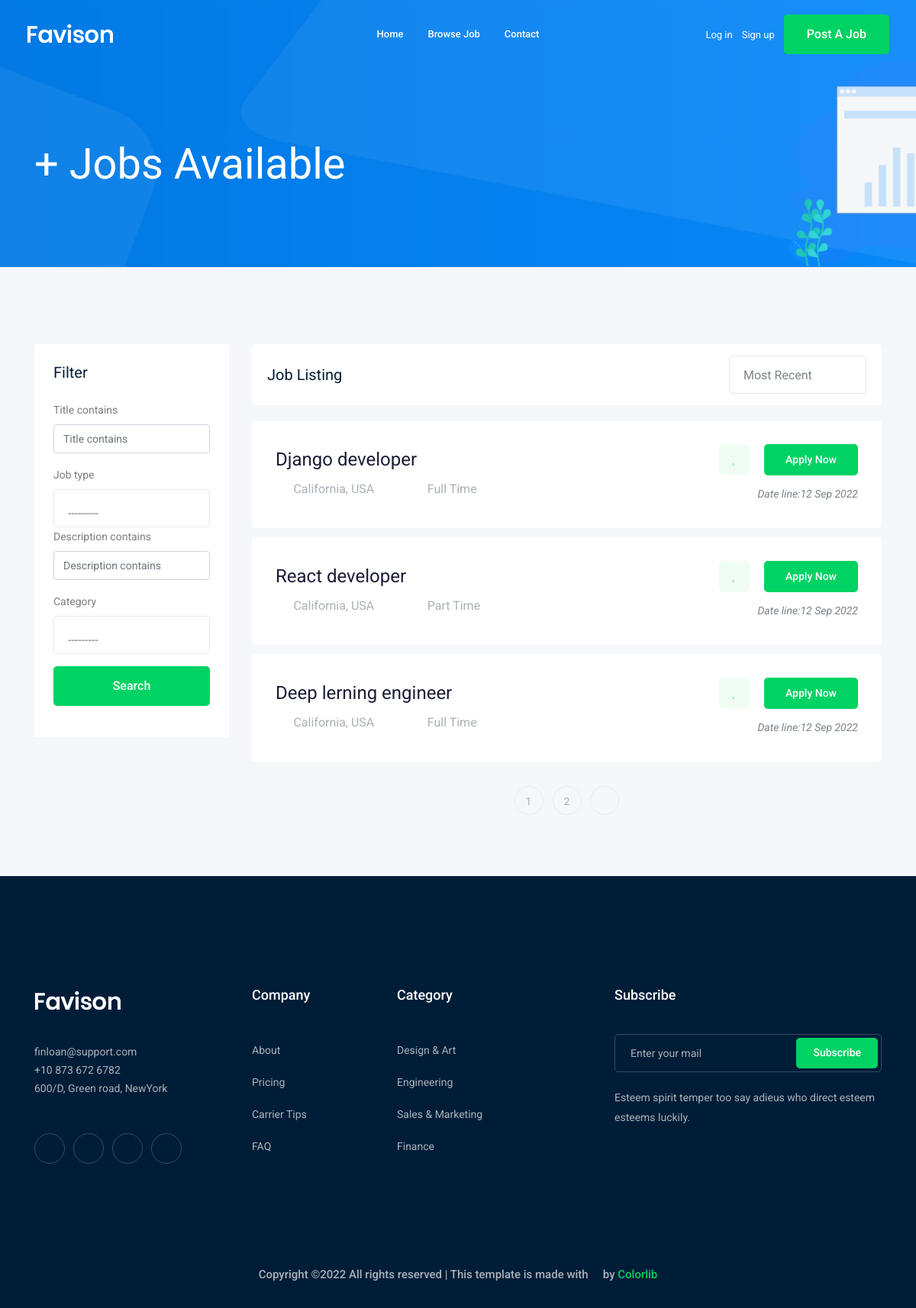
Screenshot of /jobs/ with the database file from the repository.
### job/models.py (models this page shows, shortened)
class Job(models.Model):
    JOB_TYPE =(
        ('Full Time','Full Time'),
        ('Part Time','Part Time')
    )
    owner = models.ForeignKey(User,related_name='owner',on_delete=models.CASCADE)
    title = models.CharField(max_length=100)
    job_type = models.CharField(max_length=15,choices=JOB_TYPE)
    description = models.TextField(max_length=1000)
    published_at = models.DateTimeField(auto_now=True)
    vacancy = models.IntegerField(default=1)
    salary = models.IntegerField(default=0)
    experience = models.IntegerField(default=1)
    category = models.ForeignKey('Category',on_delete=models.CASCADE)
    image = models.ImageField(upload_to =uploaded_images)
    slug = models.SlugField(blank=True,null=True)

### job/views.py (the view)
# urls.py: path('',views.job_list, name='job_list'),
def job_list(request):
    job_list = Job.objects.all()
    job_filter =JobFilter(request.GET,queryset=job_list)
    job_list = job_filter.qs
    paginator =Paginator(job_list,3) # this will show three item in the page
    page_number = request.GET.get('page')
    page_obj = paginator.get_page(page_number)
    context ={'jobs':page_obj,'job_filter':job_filter}
    return render(request,'job/job_list.html',context)

### job/models.py (called while the page is built)
    def __str__(self):
        return self.name

### job/templates/Job/job_list.html (shortened to what this page needs)
{% extends 'base.html' %}
{% load bootstrap4 %}
{% block body %}
    <div class="bradcam_area bradcam_bg_1">
        <div class="container">
            <div class="row">
                <div class="col-xl-12">
                    <div class="bradcam_text">
                        <h3>{{jobs.count}}+ Jobs Available</h3>
                    </div>
                </div>
            </div>
        </div>
    </div>
    <div class="job_listing_area plus_padding">
        <div class="container">
            <div class="row">
                <div class="col-lg-3">
                    <div class="job_filter white-bg">
                        <div class="form_inner white-bg">
                            <h3>Filter</h3>
                            <form >
                                {% bootstrap_form job_filter.form %}
                                <div class="reset_btn">
                                    <button  class="boxed-btn3 w-100 mt-3 mb-3" type="submit">Search</button>
                                </div>
                            </form>
                        </div>
                    </div>
                </div>
                <div class="col-lg-9">
                    <div class="recent_joblist_wrap">
                        <div class="recent_joblist white-bg ">
                            <div class="row align-items-center">
                                <div class="col-md-6">
                                    <h4>Job Listing</h4>
                                </div>
                                <div class="col-md-6">
                                    <div class="serch_cat d-flex justify-content-end">
                                    </div>
                                </div>
                            </div>
                        </div>
                    </div>
                    <div class="job_lists m-0">
                        <div class="row">
                            {% for job in jobs %}
                            <div class="col-lg-12 col-md-12">
                                <div class="single_jobs white-bg d-flex justify-content-between">
                                    <div class="jobs_left d-flex align-items-center">
                                        <div class="jobs_conetent">
                                            <a href="{% url 'jobs:job_detail' job.slug %}"><h4>{{job.title}}</h4></a>
                                            <div class="links_locat d-flex align-items-center">
                                                <div class="location">
                                                    <p> <i class="fa fa-map-marker"></i> California, USA</p>
                                                </div>
                                                <div class="location">
                                                    <p> <i class="fa fa-clock-o"></i>{{job.job_type}}</p>
                                                </div>
                                            </div>
                                        </div>
                                    </div>
                                    <div class="jobs_right">
                                        <div class="apply_now">
                                            <a class="heart_mark" href="#"> <i class="fa fa-heart"></i> </a>
                                            <a href="{% url 'jobs:job_detail' job.slug %}" class="boxed-btn3">Apply Now</a>
                                        </div>
                                        <div class="date">
                                            <p>Date line:{{job.published_at|date:'d M o'}}</p>
                                        </div>
                                    </div>
                                </div>
                            </div>
                            {% endfor %}
                        </div>
                        {% if jobs.has_other_pages %}
                            <div class="row">
                                <div class="col-lg-12">
                                    <div class="pagination_wrap">
                                        <ul>
                                            {% for x in jobs.paginator.page_range %}
                                            <li><a href="?page={{x}}"><span>{{x}}</span></a></li>
                                            {% endfor %}
                                            {% if jobs.has_next %}
                                            <li><a href="?page={{jobs.next_page_number}}"> <i class="ti-angle-right"></i> </a></li>
                                            {% endif %}
                                        </ul>
                                    </div>
                                </div>
                            </div>
                        {% endif %}
                    </div>
                </div>
            </div>
        </div>
    </div>
{% endblock %}

### rows the page displays
Job: title "Django developer", job_type "Full Time", published_at "12 Sep 2022"
Job: title "React developer", job_type "Part Time", published_at "12 Sep 2022"
Job: title "Deep lerning engineer", job_type "Full Time", published_at "12 Sep 2022"

### other values shown
{{ x }} "1" "2"
